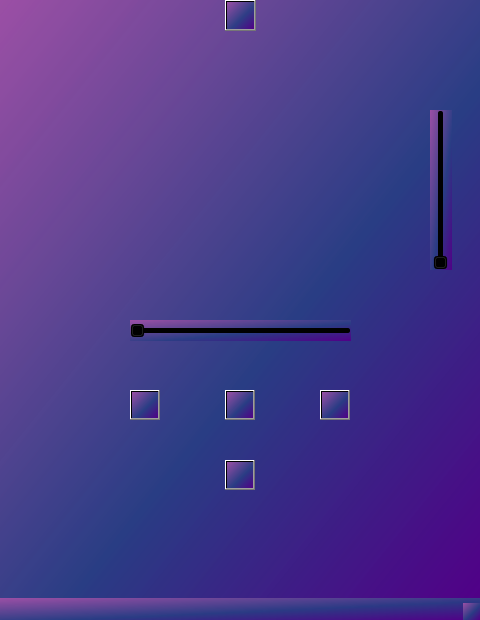
<?xml version="1.0" encoding="UTF-8"?>
<ui version="4.0">
 <class>MainWindow</class>
 <widget class="QMainWindow" name="MainWindow">
  <property name="geometry">
   <rect>
    <x>0</x>
    <y>0</y>
    <width>480</width>
    <height>620</height>
   </rect>
  </property>
  <property name="windowTitle">
   <string>MainWindow</string>
  </property>
  <property name="autoFillBackground">
   <bool>false</bool>
  </property>
  <property name="styleSheet">
   <string notr="true">background-color: qlineargradient(spread:pad, x1:1, y1:1, x2:0, y2:0, stop:0 rgba(81, 0, 135, 255), stop:0.427447 rgba(41, 61, 132, 235), stop:1 rgba(155, 79, 165, 255));</string>
  </property>
  <widget class="QWidget" name="centralwidget">
   <widget class="QPushButton" name="ope_folder">
    <property name="geometry">
     <rect>
      <x>225</x>
      <y>0</y>
      <width>31</width>
      <height>31</height>
     </rect>
    </property>
    <property name="text">
     <string/>
    </property>
    <property name="icon">
     <iconset>
      <normalon>Folder_open_alt_font_awesome.svg.png</normalon>
     </iconset>
    </property>
    <property name="iconSize">
     <size>
      <width>30</width>
      <height>30</height>
     </size>
    </property>
   </widget>
   <widget class="QPushButton" name="pause">
    <property name="geometry">
     <rect>
      <x>225</x>
      <y>390</y>
      <width>30</width>
      <height>30</height>
     </rect>
    </property>
    <property name="text">
     <string/>
    </property>
    <property name="icon">
     <iconset>
      <selectedon>Pause_-_The_Noun_Project.svg.png</selectedon>
     </iconset>
    </property>
    <property name="iconSize">
     <size>
      <width>36</width>
      <height>36</height>
     </size>
    </property>
   </widget>
   <widget class="QPushButton" name="left">
    <property name="geometry">
     <rect>
      <x>130</x>
      <y>390</y>
      <width>30</width>
      <height>30</height>
     </rect>
    </property>
    <property name="text">
     <string/>
    </property>
    <property name="icon">
     <iconset>
      <normalon>Iconoir_arrow-left-circled.svg — копия.png</normalon>
      <selectedon>Pause_-_The_Noun_Project.svg.png</selectedon>
     </iconset>
    </property>
    <property name="iconSize">
     <size>
      <width>36</width>
      <height>36</height>
     </size>
    </property>
   </widget>
   <widget class="QPushButton" name="right">
    <property name="geometry">
     <rect>
      <x>320</x>
      <y>390</y>
      <width>30</width>
      <height>30</height>
     </rect>
    </property>
    <property name="text">
     <string/>
    </property>
    <property name="icon">
     <iconset>
      <normalon>Iconoir_arrow-left-circled.svg.png</normalon>
      <selectedon>Pause_-_The_Noun_Project.svg.png</selectedon>
     </iconset>
    </property>
    <property name="iconSize">
     <size>
      <width>36</width>
      <height>36</height>
     </size>
    </property>
   </widget>
   <widget class="QSlider" name="time_line">
    <property name="geometry">
     <rect>
      <x>130</x>
      <y>320</y>
      <width>221</width>
      <height>21</height>
     </rect>
    </property>
    <property name="orientation">
     <enum>Qt::Horizontal</enum>
    </property>
   </widget>
   <widget class="QSlider" name="volume">
    <property name="geometry">
     <rect>
      <x>430</x>
      <y>110</y>
      <width>22</width>
      <height>160</height>
     </rect>
    </property>
    <property name="orientation">
     <enum>Qt::Vertical</enum>
    </property>
   </widget>
   <widget class="QPushButton" name="loop">
    <property name="geometry">
     <rect>
      <x>225</x>
      <y>460</y>
      <width>30</width>
      <height>30</height>
     </rect>
    </property>
    <property name="text">
     <string/>
    </property>
    <property name="icon">
     <iconset>
      <normalon>povtor_gdyrn6c8sc5s.ico</normalon>
      <selectedon>Pause_-_The_Noun_Project.svg.png</selectedon>
     </iconset>
    </property>
    <property name="iconSize">
     <size>
      <width>36</width>
      <height>36</height>
     </size>
    </property>
   </widget>
  </widget>
  <widget class="QMenuBar" name="menubar">
   <property name="geometry">
    <rect>
     <x>0</x>
     <y>0</y>
     <width>480</width>
     <height>21</height>
    </rect>
   </property>
  </widget>
  <widget class="QStatusBar" name="statusbar"/>
 </widget>
 <resources/>
 <connections/>
</ui>
